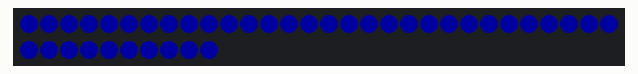
Simulated run of this sketch. Board: Arduino Uno, built with avr-gcc and run on an emulated ATmega328P. Shown: 40 RGB LEDs in strip order, left to right, continuing on the next row. Dim RGB values are drawn brighter than linear.

Above: at 0.1 s.
At 4.1 s:
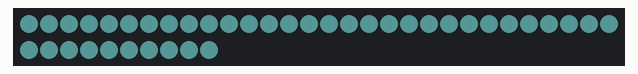
At 6.1 s:
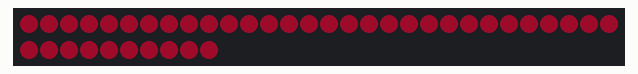
At 8.1 s:
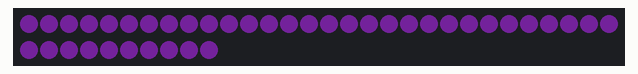

Measured:
- by itself, everything shown: repeats every 10.0 s, in 5 steps
- what the display in image 1 shows lasts 2.0 s, from 4.0 s to 6.0 s

The sketch:

fill.ino
```cpp
#include <Arduino.h>

#include <FastLED.h>
#define LED_PIN     6
#define NUM_LEDS    40
#define BRIGHTNESS  34
#define LED_TYPE    WS2811
#define COLOR_ORDER GRB
CRGB leds[NUM_LEDS];


// This example shows several ways to set up and use 'palettes' of colors
// with FastLED.
//
// These compact palettes provide an easy way to re-colorize your
// animation on the fly, quickly, easily, and with low overhead.
//
// USING palettes is MUCH simpler in practice than in theory, so first just
// run this sketch, and watch the pretty lights as you then read through
// the code.  Although this sketch has eight (or more) different color schemes,
// the entire sketch compiles down to about 6.5K on AVR.
//
// FastLED provides a few pre-configured color palettes, and makes it
// extremely easy to make up your own color schemes with palettes.
//
// Some notes on the more abstract 'theory and practice' of
// FastLED compact palettes are at the bottom of this file.


void setup() {

    FastLED.addLeds<LED_TYPE, LED_PIN, COLOR_ORDER>(leds, NUM_LEDS).setCorrection( TypicalLEDStrip );
    FastLED.setBrightness(  BRIGHTNESS );
}


void loop() {


fill_solid(leds, NUM_LEDS, CRGB :: Blue);
FastLED.show();
delay(2000);

fill_solid(leds, NUM_LEDS, CRGB :: BlueViolet);
FastLED.show();
delay(2000);

fill_solid(leds, NUM_LEDS, CRGB::CadetBlue);
FastLED.show();
delay(2000);

fill_solid(leds, NUM_LEDS, CRGB::Crimson);
FastLED.show();
delay(2000);

fill_solid(leds, NUM_LEDS, CRGB::DarkOrchid);
FastLED.show();
delay(2000);
}
```
